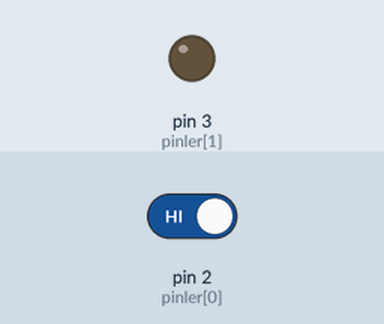
This sketch was run on a simulated Arduino Uno, built with avr-gcc and run on an emulated ATmega328P. Parts: output pins drawn as LEDs (lit = HIGH). Inputs (shaded band) come from the test bench; at power-on: pin 2 (pinler[0]) HIGH. What the sketch prints to the serial monitor is not drawn.

Above: at 1.2 s.
1.3 s: pin 2 (pinler[0]) driven LOW
At 2.6 s:
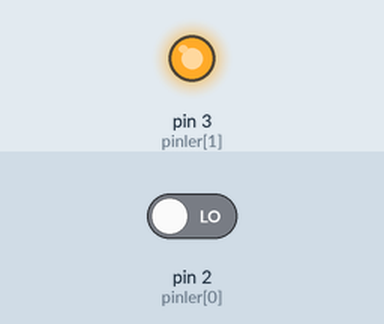
Timing chart, 0 to 4.3 s (numbered marks = the images above; inputs shaded):
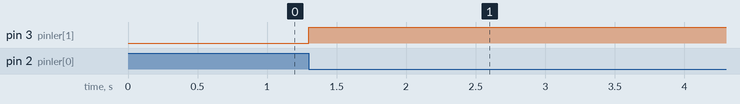

The sketch:

ardu_no_le_nvertor_entegre_devre_kullanimi1.ino
```cpp
int pinler[2]={2,3};
volatile bool led=false;
void setup()
{
  Serial.begin(9600);
  for(uint8_t i=0; i<2; i++)
  {
    if(i!=0) {pinMode(pinler[i],OUTPUT);}
    else {pinMode(pinler[i],INPUT);}
  }
  attachInterrupt(digitalPinToInterrupt(pinler[0]),led_kontrol,FALLING);
}

void loop()
{
  digitalWrite(pinler[1],led);
  Serial.println(led);
  delay(1);

}
void led_kontrol(void) {led=!led;}
```

Measured:
- after the input at 1.3 s, pin 3 (pinler[1]): LOW → HIGH at once
